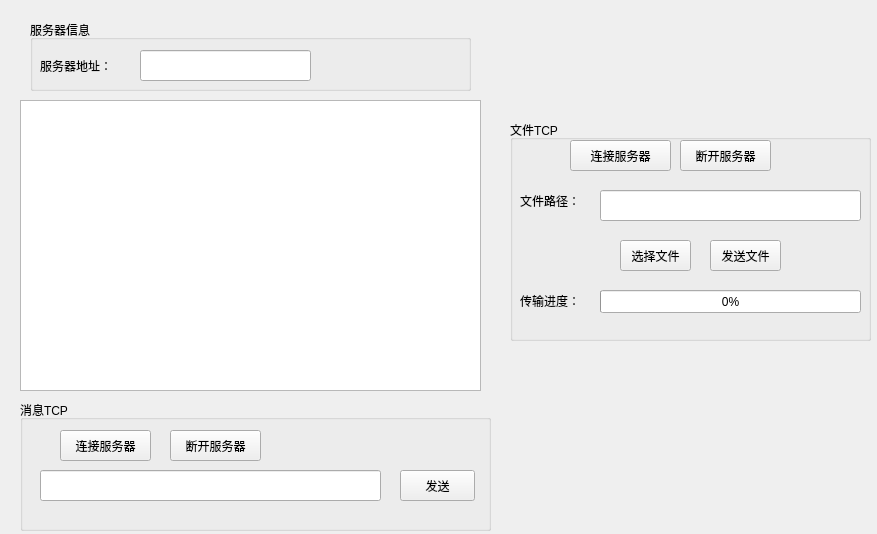
<?xml version="1.0" encoding="UTF-8"?>
<ui version="4.0">
 <class>QtClient</class>
 <widget class="QWidget" name="QtClient">
  <property name="geometry">
   <rect>
    <x>0</x>
    <y>0</y>
    <width>877</width>
    <height>534</height>
   </rect>
  </property>
  <property name="windowTitle">
   <string>QtClient</string>
  </property>
  <widget class="QTextEdit" name="textEdit_info">
   <property name="geometry">
    <rect>
     <x>20</x>
     <y>100</y>
     <width>461</width>
     <height>291</height>
    </rect>
   </property>
  </widget>
  <widget class="QGroupBox" name="groupBox">
   <property name="geometry">
    <rect>
     <x>510</x>
     <y>120</y>
     <width>361</width>
     <height>221</height>
    </rect>
   </property>
   <property name="title">
    <string>文件TCP</string>
   </property>
   <widget class="QLabel" name="label_filename">
    <property name="geometry">
     <rect>
      <x>10</x>
      <y>70</y>
      <width>81</width>
      <height>21</height>
     </rect>
    </property>
    <property name="text">
     <string>文件路径：</string>
    </property>
   </widget>
   <widget class="QPushButton" name="pushButton_openFile">
    <property name="geometry">
     <rect>
      <x>110</x>
      <y>120</y>
      <width>71</width>
      <height>31</height>
     </rect>
    </property>
    <property name="text">
     <string>选择文件</string>
    </property>
   </widget>
   <widget class="QPushButton" name="pushButton_sendFile">
    <property name="geometry">
     <rect>
      <x>200</x>
      <y>120</y>
      <width>71</width>
      <height>31</height>
     </rect>
    </property>
    <property name="text">
     <string>发送文件</string>
    </property>
   </widget>
   <widget class="QProgressBar" name="progressBar_file">
    <property name="geometry">
     <rect>
      <x>90</x>
      <y>170</y>
      <width>261</width>
      <height>23</height>
     </rect>
    </property>
    <property name="value">
     <number>0</number>
    </property>
   </widget>
   <widget class="QLineEdit" name="lineEdit_filepath">
    <property name="geometry">
     <rect>
      <x>90</x>
      <y>70</y>
      <width>261</width>
      <height>31</height>
     </rect>
    </property>
   </widget>
   <widget class="QLabel" name="label_filename_2">
    <property name="geometry">
     <rect>
      <x>10</x>
      <y>170</y>
      <width>71</width>
      <height>21</height>
     </rect>
    </property>
    <property name="text">
     <string>传输进度：</string>
    </property>
   </widget>
   <widget class="QPushButton" name="pushButton_conn_file">
    <property name="geometry">
     <rect>
      <x>60</x>
      <y>20</y>
      <width>101</width>
      <height>31</height>
     </rect>
    </property>
    <property name="text">
     <string>连接服务器</string>
    </property>
   </widget>
   <widget class="QPushButton" name="pushButton_disconn_file">
    <property name="geometry">
     <rect>
      <x>170</x>
      <y>20</y>
      <width>91</width>
      <height>31</height>
     </rect>
    </property>
    <property name="text">
     <string>断开服务器</string>
    </property>
   </widget>
  </widget>
  <widget class="QGroupBox" name="groupBox_2">
   <property name="geometry">
    <rect>
     <x>20</x>
     <y>400</y>
     <width>471</width>
     <height>131</height>
    </rect>
   </property>
   <property name="title">
    <string>消息TCP</string>
   </property>
   <widget class="QPushButton" name="pushButton_conn">
    <property name="geometry">
     <rect>
      <x>40</x>
      <y>30</y>
      <width>91</width>
      <height>31</height>
     </rect>
    </property>
    <property name="text">
     <string>连接服务器</string>
    </property>
   </widget>
   <widget class="QPushButton" name="pushButton_disconn">
    <property name="geometry">
     <rect>
      <x>150</x>
      <y>30</y>
      <width>91</width>
      <height>31</height>
     </rect>
    </property>
    <property name="text">
     <string>断开服务器</string>
    </property>
   </widget>
   <widget class="QPushButton" name="pushButton_send">
    <property name="geometry">
     <rect>
      <x>380</x>
      <y>70</y>
      <width>75</width>
      <height>31</height>
     </rect>
    </property>
    <property name="text">
     <string>发送</string>
    </property>
   </widget>
   <widget class="QLineEdit" name="lineEdit_info">
    <property name="geometry">
     <rect>
      <x>20</x>
      <y>70</y>
      <width>341</width>
      <height>31</height>
     </rect>
    </property>
   </widget>
  </widget>
  <widget class="QGroupBox" name="groupBox_3">
   <property name="geometry">
    <rect>
     <x>30</x>
     <y>20</y>
     <width>441</width>
     <height>71</height>
    </rect>
   </property>
   <property name="title">
    <string>服务器信息</string>
   </property>
   <widget class="QLabel" name="label_server">
    <property name="geometry">
     <rect>
      <x>10</x>
      <y>30</y>
      <width>91</width>
      <height>31</height>
     </rect>
    </property>
    <property name="text">
     <string>服务器地址：</string>
    </property>
   </widget>
   <widget class="QLineEdit" name="lineEdit_ip">
    <property name="geometry">
     <rect>
      <x>110</x>
      <y>30</y>
      <width>171</width>
      <height>31</height>
     </rect>
    </property>
   </widget>
  </widget>
 </widget>
 <layoutdefault spacing="6" margin="11"/>
 <resources/>
 <connections/>
</ui>
